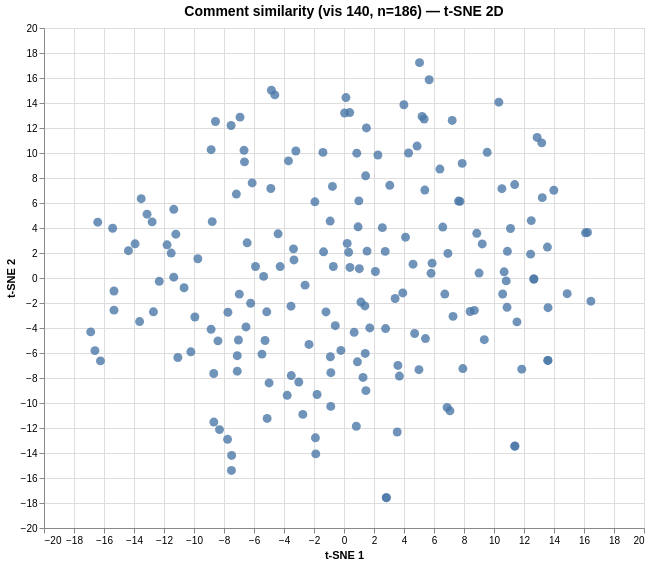

Specify this chart in Vega-Lite:
### Vega specification from a JSON file in a GitHub repository (floating-point values rounded to 4 significant figures; data arrays with more than 128 entries replaced by an {"elided": "..."} marker saying what was removed)
{"$schema": "https://vega.github.io/schema/vega/v6.json", "data": [{"name": "param_1e9efca18e7a2868_store"}, {"name": "source_0", "values": {"elided": "186 records"}}, {"name": "source_0_x_domain_dim_1", "values": [{"min": -16.89, "max": 16.46}]}, {"name": "source_0_y_domain_dim_2", "values": [{"min": -17.58, "max": 17.23}]}], "signals": [{"name": "unit", "value": {}, "on": [{"events": "pointermove", "update": "isTuple(group()) ? group() : unit"}]}, {"name": "param_1e9efca18e7a2868", "update": "vlSelectionResolve(\"param_1e9efca18e7a2868_store\", \"union\")"}, {"name": "param_1e9efca18e7a2868_dim_1", "on": [{"events": [{"source": "view", "type": "dblclick"}], "update": "null"}, {"events": {"signal": "param_1e9efca18e7a2868_translate_delta"}, "update": "panLinear(param_1e9efca18e7a2868_translate_anchor.extent_x, -param_1e9efca18e7a2868_translate_delta.x / width)"}, {"events": {"signal": "param_1e9efca18e7a2868_zoom_delta"}, "update": "zoomLinear(domain(\"x\"), param_1e9efca18e7a2868_zoom_anchor.x, param_1e9efca18e7a2868_zoom_delta)"}]}, {"name": "param_1e9efca18e7a2868_dim_2", "on": [{"events": [{"source": "view", "type": "dblclick"}], "update": "null"}, {"events": {"signal": "param_1e9efca18e7a2868_translate_delta"}, "update": "panLinear(param_1e9efca18e7a2868_translate_anchor.extent_y, param_1e9efca18e7a2868_translate_delta.y / height)"}, {"events": {"signal": "param_1e9efca18e7a2868_zoom_delta"}, "update": "zoomLinear(domain(\"y\"), param_1e9efca18e7a2868_zoom_anchor.y, param_1e9efca18e7a2868_zoom_delta)"}]}, {"name": "param_1e9efca18e7a2868_tuple", "on": [{"events": [{"signal": "param_1e9efca18e7a2868_dim_1 || param_1e9efca18e7a2868_dim_2"}], "update": "param_1e9efca18e7a2868_dim_1 && param_1e9efca18e7a2868_dim_2 ? {unit: \"\", fields: param_1e9efca18e7a2868_tuple_fields, values: [param_1e9efca18e7a2868_dim_1,param_1e9efca18e7a2868_dim_2]} : null"}]}, {"name": "param_1e9efca18e7a2868_tuple_fields", "value": [{"field": "dim_1", "channel": "x", "type": "R"}, {"field": "dim_2", "channel": "y", "type": "R"}]}, {"name": "param_1e9efca18e7a2868_translate_anchor", "value": {}, "on": [{"events": [{"source": "scope", "type": "pointerdown"}], "update": "{x: x(unit), y: y(unit), extent_x: domain(\"x\"), extent_y: domain(\"y\")}"}]}, {"name": "param_1e9efca18e7a2868_translate_delta", "value": {}, "on": [{"events": [{"source": "window", "between": [{"source": "scope", "type": "pointerdown"}, {"source": "window", "type": "pointerup"}], "type": "pointermove", "consume": true}], "update": "{x: param_1e9efca18e7a2868_translate_anchor.x - x(unit), y: param_1e9efca18e7a2868_translate_anchor.y - y(unit)}"}]}, {"name": "param_1e9efca18e7a2868_zoom_anchor", "on": [{"events": [{"source": "scope", "type": "wheel", "consume": true}], "update": "{x: invert(\"x\", x(unit)), y: invert(\"y\", y(unit))}"}]}, {"name": "param_1e9efca18e7a2868_zoom_delta", "on": [{"events": [{"source": "scope", "consume": true, "type": "wheel"}], "update": "pow(1.001, event.deltaY * pow(16, event.deltaMode))", "force": true}]}, {"name": "param_1e9efca18e7a2868_modify", "on": [{"events": {"signal": "param_1e9efca18e7a2868_tuple"}, "update": "modify(\"param_1e9efca18e7a2868_store\", param_1e9efca18e7a2868_tuple, true)"}]}], "marks": [{"type": "symbol", "name": "marks", "from": {"data": "source_0"}, "encode": {"update": {"fill": {"value": "#4c78a8"}, "opacity": {"value": 0.8}, "tooltip": {"signal": "{\"Comment #\": format(datum[\"index\"], \"\"), \"Comment\": isValid(datum[\"comment\"]) ? datum[\"comment\"] : \"\"+datum[\"comment\"]}"}, "shape": {"value": "circle"}, "y": {"field": "dim_2", "scale": "y"}, "size": {"value": 80}, "x": {"field": "dim_1", "scale": "x"}}}, "interactive": true, "clip": true, "style": ["circle"]}], "scales": [{"name": "x", "type": "linear", "domain": [{"signal": "(data(\"source_0_x_domain_dim_1\")[0] || {}).min"}, {"signal": "(data(\"source_0_x_domain_dim_1\")[0] || {}).max"}], "range": [0, {"signal": "width"}], "domainRaw": {"signal": "param_1e9efca18e7a2868[\"dim_1\"]"}, "zero": true, "nice": true}, {"name": "y", "type": "linear", "domain": [{"signal": "(data(\"source_0_y_domain_dim_2\")[0] || {}).min"}, {"signal": "(data(\"source_0_y_domain_dim_2\")[0] || {}).max"}], "range": [{"signal": "height"}, 0], "zero": true, "domainRaw": {"signal": "param_1e9efca18e7a2868[\"dim_2\"]"}, "nice": true}], "axes": [{"scale": "x", "maxExtent": 0, "minExtent": 0, "zindex": 0, "domain": false, "aria": false, "orient": "bottom", "labels": false, "ticks": false, "gridScale": "y", "grid": true, "tickCount": {"signal": "ceil(width/40)"}}, {"scale": "y", "domain": false, "aria": false, "labels": false, "gridScale": "x", "tickCount": {"signal": "ceil(height/40)"}, "minExtent": 0, "ticks": false, "orient": "left", "zindex": 0, "grid": true, "maxExtent": 0}, {"scale": "x", "labelFlush": true, "zindex": 0, "title": "t-SNE 1", "orient": "bottom", "tickCount": {"signal": "ceil(width/40)"}, "grid": false, "labelOverlap": true}, {"scale": "y", "tickCount": {"signal": "ceil(height/40)"}, "orient": "left", "grid": false, "labelOverlap": true, "title": "t-SNE 2", "zindex": 0}], "title": {"text": "Comment similarity (vis 140, n=186) — t-SNE 2D", "fontSize": 14, "frame": "group"}, "style": "cell", "padding": 5, "background": "white", "width": 600, "height": 500}
